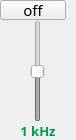
                 <widget class="QFrame" name="frame_85">
                  <property name="minimumSize">
                   <size>
                    <width>76</width>
                    <height>140</height>
                   </size>
                  </property>
                  <property name="maximumSize">
                   <size>
                    <width>76</width>
                    <height>140</height>
                   </size>
                  </property>
                  <property name="frameShape">
                   <enum>QFrame::NoFrame</enum>
                  </property>
                  <property name="frameShadow">
                   <enum>QFrame::Raised</enum>
                  </property>
                  <layout class="QVBoxLayout" name="verticalLayout_31">
                   <property name="spacing">
                    <number>0</number>
                   </property>
                   <property name="leftMargin">
                    <number>0</number>
                   </property>
                   <property name="topMargin">
                    <number>0</number>
                   </property>
                   <property name="rightMargin">
                    <number>0</number>
                   </property>
                   <property name="bottomMargin">
                    <number>0</number>
                   </property>
                   <item>
                    <widget class="QPushButton" name="switch_1000">
                     <property name="minimumSize">
                      <size>
                       <width>66</width>
                       <height>20</height>
                      </size>
                     </property>
                     <property name="maximumSize">
                      <size>
                       <width>65</width>
                       <height>20</height>
                      </size>
                     </property>
                     <property name="font">
                      <font>
                       <family>PF BeauSans Pro</family>
                       <pointsize>11</pointsize>
                       <bold>false</bold>
                      </font>
                     </property>
                     <property name="text">
                      <string>off</string>
                     </property>
                     <property name="checkable">
                      <bool>true</bool>
                     </property>
                     <property name="checked">
                      <bool>false</bool>
                     </property>
                    </widget>
                   </item>
                   <item alignment="Qt::AlignHCenter">
                    <widget class="QSlider" name="slider_1000">
                     <property name="enabled">
                      <bool>false</bool>
                     </property>
                     <property name="minimumSize">
                      <size>
                       <width>45</width>
                       <height>100</height>
                      </size>
                     </property>
                     <property name="minimum">
                      <number>-50</number>
                     </property>
                     <property name="maximum">
                      <number>50</number>
                     </property>
                     <property name="value">
                      <number>0</number>
                     </property>
                     <property name="orientation">
                      <enum>Qt::Vertical</enum>
                     </property>
                    </widget>
                   </item>
                   <item>
                    <widget class="QLabel" name="label_7">
                     <property name="font">
                      <font>
                       <family>PF BeauSans Pro</family>
                       <pointsize>10</pointsize>
                       <bold>true</bold>
                      </font>
                     </property>
                     <property name="styleSheet">
                      <string notr="true">color: #009b4a;</string>
                     </property>
                     <property name="text">
                      <string>1 kHz</string>
                     </property>
                     <property name="alignment">
                      <set>Qt::AlignHCenter|Qt::AlignTop</set>
                     </property>
                    </widget>
                   </item>
                  </layout>
                 </widget>
